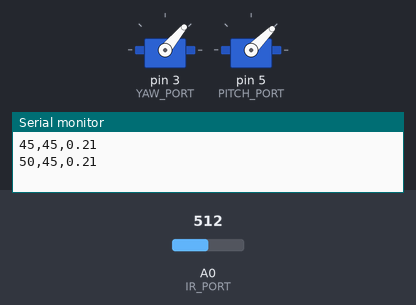
The sketch below on a simulated Arduino Uno, built with avr-gcc and run on an emulated ATmega328P. On the bench: 2 × servo, the last lines printed to the serial monitor. The test bench sets the inputs (shaded band); at power-on: A0 (IR_PORT) = 512.

Above: at 10.6 s.
At 15.82 s:
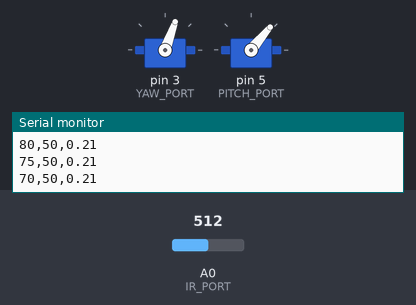
At 25.06 s:
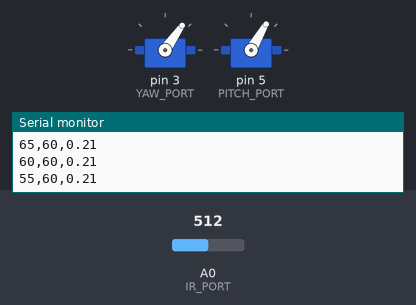
At 39.53 s:
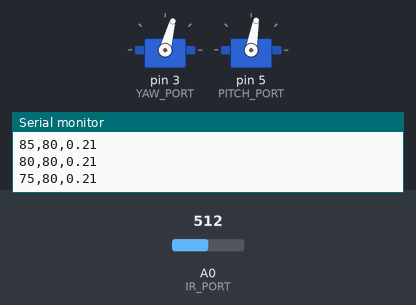
Timing chart, 0 to 40.0 s (numbered marks = the images above):
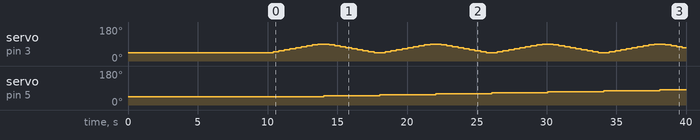

The sketch:

scanner.ino
```cpp
////////////////////////////////////////////////////////////////////
//                                                                //
//   Use two servos and a IR distance sensor to scan and object   //
//   send the data to a python program to be visualized.          //
//                                                                //
////////////////////////////////////////////////////////////////////

#include <Servo.h>

// Set servo constants.
uint8_t RANGE_MIN = 45;
uint8_t RANGE_MAX = 90;
uint8_t YAW_PORT = 3;
uint8_t PITCH_PORT = 5;
int8_t INCREMENT = 5;

// Set the IR constatns.
uint8_t IR_PORT = 0;
float VOLTS_TO_METERS[] = {0.0946, -0.7226, 2.1211, -3.0729, 2.2281};

// Initialize the servos and their positions.
Servo yaw_servo;
int8_t yaw = RANGE_MIN;
Servo pitch_servo;
int8_t pitch = RANGE_MIN;
bool yaw_backwards = false;

void setup() {
  // Setup the serial port.
  long baudRate = 9600;       // The baudRate for sending & receiving programs must match
  Serial.begin(baudRate);     // Set the baudRate to 115200 for faster communication

  // Setup the servos.
  yaw_servo.attach(YAW_PORT);
  pitch_servo.attach(PITCH_PORT);

  // Set the servo positions.
  yaw_servo.write(yaw);
  pitch_servo.write(pitch);

  // Allow time for the grapher to be started
  delay(10000);
}

void loop() {
  // Scan with the IR sensor.
  uint16_t scan1 = analogRead(IR_PORT);
  uint16_t scan2 = analogRead(IR_PORT);
  uint16_t scan3 = analogRead(IR_PORT);

  // Claculate the distance.
  float voltage = min(min(scan1, scan2), scan3);
  voltage = voltage * 5 / 1024;
  float distance = VOLTS_TO_METERS[0] * pow(voltage, 4) +
    VOLTS_TO_METERS[1] * pow(voltage, 3) +
    VOLTS_TO_METERS[2] * pow(voltage, 2) +
    VOLTS_TO_METERS[3] * voltage +
    VOLTS_TO_METERS[4];

  // Transmit one line of text to python with the pitch, yaw, and distance values.
  // NOTE: commas are sent between values, after the last value a Newline is sent.
  Serial.print(yaw);    Serial.print(",");
  Serial.print(pitch);    Serial.print(",");
  Serial.println(distance);

  // delay after sending data so the serial connection is not over run.
  delay(400);

  // Update the servo positions.
  yaw = yaw + INCREMENT * (yaw_backwards*-2 + 1);

  // If yaw is more than it's maximum, increment pitch
  // and make yaw go backwards.
  if((!yaw_backwards && yaw > RANGE_MAX) || (yaw_backwards && yaw < RANGE_MIN)) {
    pitch = pitch + INCREMENT;
    yaw_backwards = !yaw_backwards;
    yaw = yaw + INCREMENT * (yaw_backwards*-2 + 1);
  }

  // If pitch is more than it's maximum, stop scanning.
  if(pitch > RANGE_MAX) {
    while(true) {
      // Do nothing.
    }
  }

  // Otherwise, set the servo positions.
  yaw_servo.write(yaw);
  pitch_servo.write(pitch);
}
```

Measured:
- by itself, servo on pin 5 (PITCH_PORT): moves from 45° to 80° over 24.1 s
- by itself, servo on pin 3 (YAW_PORT): repeats every 8.0 s: 55° 0.40 s, 60° 0.40 s, 65° 0.40 s, 70° 0.40 s, 75° 0.40 s, 80° 0.40 s, 85° 0.40 s, 90° 0.80 s, 85° 0.40 s, 80° 0.40 s, 75° 0.40 s, 70° 0.40 s, 65° 0.40 s, 60° 0.40 s, 55° 0.40 s, 50° 0.40 s, 45° 0.80 s, 50° 0.40 s
